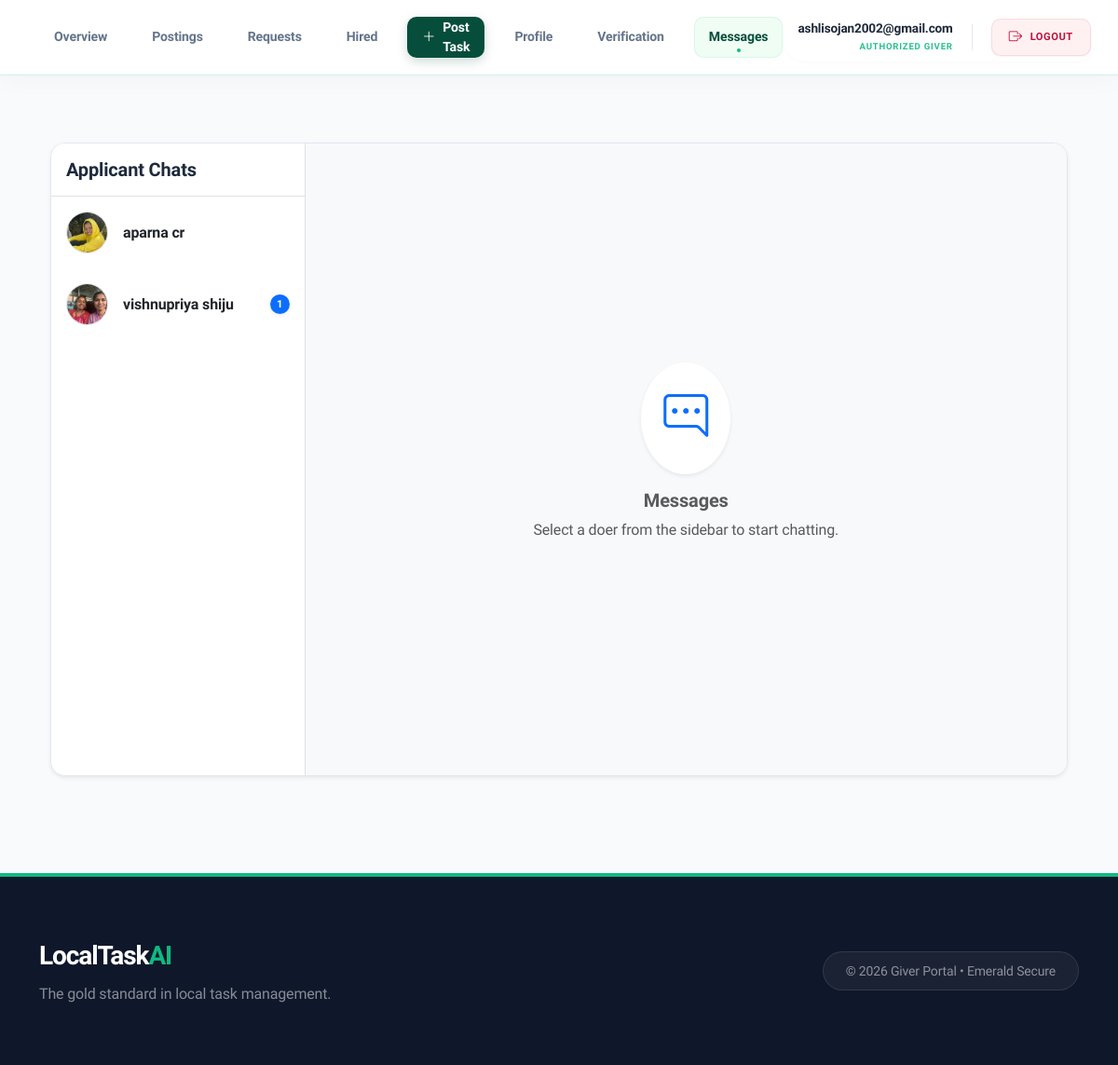
Before: /giver-messages/ (signed in) with the older database file.
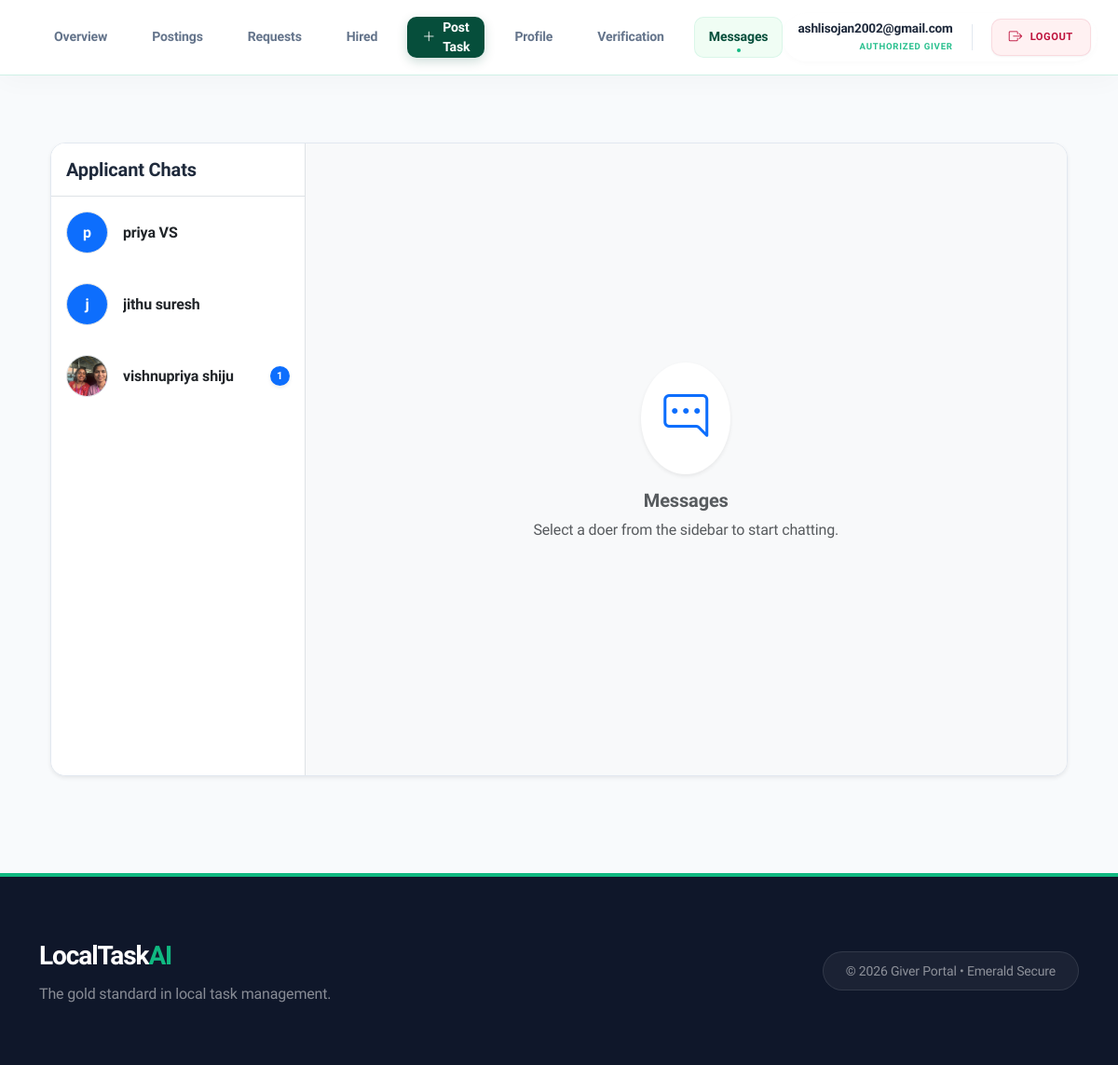
After: the same page with the newer database file.
### doer/models.py (models this page shows, shortened)
class TaskRequest(models.Model):
    STATUS_CHOICES = [
        ('Pending', 'Pending'),
        ('Accepted', 'Accepted'),
        ('Rejected', 'Rejected'),
        ('Cancelled', 'Cancelled'),
    ]
    task = models.ForeignKey(Task, on_delete=models.CASCADE, related_name='task_requests')
    doer = models.ForeignKey(settings.AUTH_USER_MODEL, on_delete=models.CASCADE, related_name='my_requests')
    status = models.CharField(max_length=20, choices=STATUS_CHOICES, default='Pending')
    message = models.TextField(blank=True, null=True)
    created_at = models.DateTimeField(auto_now_add=True)
    updated_at = models.DateTimeField(auto_now=True)
    class Meta:
        unique_together = ('task', 'doer')

### accounts/models.py (models this page shows, shortened)
class User(AbstractUser):
    name = models.CharField(max_length=100)
    email = models.EmailField(unique=True)
    phone = models.CharField(max_length=15)
    ROLE_CHOICES = (
        ('giver', 'Giver'),
        ('doer', 'Doer'),
        ('admin', 'Admin'),
    )
    role = models.CharField(max_length=10, choices=ROLE_CHOICES)
    adhar_photo = models.ImageField(upload_to='adhar_photos/', null=True, blank=True)
    photo = models.ImageField(upload_to='profile_photos/', null=True, blank=True)
    certificate_file = models.FileField(upload_to='certificates/', null=True, blank=True)
    verification_attempts = models.IntegerField(default=0)
    approval_status = models.CharField(max_length=20, default='pending')
    status = models.CharField(max_length=20, default='Active')
    verification_live_photo = models.ImageField(
    upload_to='verification/live_photos/',
    null=True,
    blank=True
)
    USERNAME_FIELD = 'email'
    REQUIRED_FIELDS = ['username', 'name']

### giver/views.py (the view, shortened to what this page needs)
# urls.py: path('giver-messages/', views.giver_chat_inbox, name='giver_chat_inbox'),
@login_required
def giver_chat_inbox(request, doer_id=None):
    my_tasks_applications = TaskRequest.objects.filter(
        task__giver=request.user
    ).select_related('doer', 'task')
    if doer_id:
        Message.objects.filter(
            sender_id=doer_id,
            receiver=request.user,
            is_seen=False
        ).update(is_seen=True)
    unique_doers = []
    seen_doer_ids = set()
    for app in my_tasks_applications:
        if app.doer.id not in seen_doer_ids:
            app.is_accepted = my_tasks_applications.filter(doer=app.doer, status="accepted").exists()
            app.unread_count = Message.objects.filter(
                sender=app.doer,
                receiver=request.user,
                is_seen=False
            ).count()
            unique_doers.append(app)
            seen_doer_ids.add(app.doer.id)
    other_user = None
    chat_history = []
    room_id = ""
    active_app_accepted = False
    return render(request, 'giver/giver_messages.html', {
        'applications': unique_doers,
        'other_user': other_user,
        'chat_history': chat_history,
        'room_id': room_id,
        'active_app_accepted': active_app_accepted
    })

### giver/templates/giver/giver_messages.html (shortened to what the changed rows need)
{% extends 'giver/base_giver.html' %}
{% block content %}
<div class="container-fluid py-4">
    <div class="row g-0 shadow-sm rounded-4 overflow-hidden bg-white" style="height: 85vh; border: 1px solid #e2e8f0; margin-bottom: 2rem;">
        <div class="col-md-4 col-lg-3 border-end bg-white overflow-auto">
            <div class="list-group list-group-flush">
                {% for app in applications %}
                <a href="{% url 'giver_chat_inbox' app.doer.id %}"
                   class="list-group-item list-group-item-action p-3 border-0 {% if other_user.id == app.doer.id %}active-chat-item{% endif %}"
                   style="transition: 0.2s;">
                    <div class="d-flex align-items-center justify-content-between">
                        <div class="d-flex align-items-center overflow-hidden">
                            <div class="position-relative me-3">
                                {% if app.doer.photo %}
                                    <img src="{{ app.doer.photo.url }}" class="rounded-circle border" width="45" height="45" style="object-fit: cover;">
                                {% else %}
                                    <div class="rounded-circle bg-primary text-white d-flex align-items-center justify-content-center border" style="width: 45px; height: 45px; font-weight: bold;">
                                        {{ app.doer.name|slice:":1" }}
                                    </div>
                                {% endif %}
                            </div>
                            <div class="overflow-hidden">
                                <h6 class="mb-0 fw-bold text-dark text-truncate">
                                    {{ app.doer.name }}
                                </h6>
                            </div>
                        </div>
                        <span id="unread-badge-{{ app.doer.id }}"
                              class="badge rounded-pill bg-primary shadow-sm unread-count-badge {% if not app.unread_count %}d-none{% endif %}"
                              style="font-size: 0.7rem; padding: 0.4em 0.65em;">
                            {{ app.unread_count }}
                        </span>
                    </div>
                </a>
                {% empty %}
                <div class="p-4 text-center text-muted">
                    <p class="small">No messages yet.</p>
                </div>
                {% endfor %}
            </div>
        </div>
    </div>
</div>
{% endblock %}

Changed rows visible on the page:
removed TaskRequest: doer.photo (picture), doer.name "aparna cr"
added TaskRequest: doer.name "p", doer.name "priya VS"
added TaskRequest: doer.name "j", doer.name "jithu suresh"
